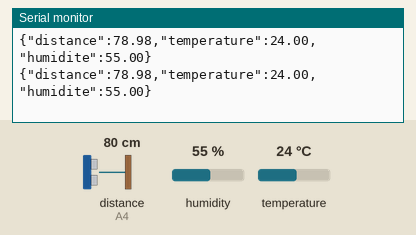
This sketch was run on a simulated Arduino Uno, built with avr-gcc and run on an emulated ATmega328P. On the bench: the last lines printed to the serial monitor. Wiring (inferred from the names in the program): ultrasonic range finder: trigger A3; echo A4. The test bench sets the inputs (shaded band); at power-on: distance to the obstacle (sensor on A4) 80 cm, humidity 55 %, temperature 24 °C. The echo pulse lasts 58.3 µs per cm.

Above: at 1.8 s.
1.9 s: distance to the obstacle (sensor on A4) set to 2 cm
At 3.3 s:
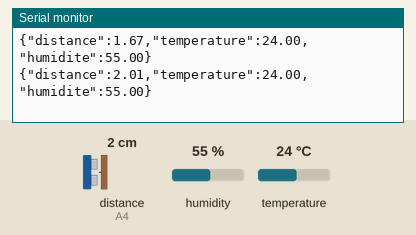
3.4 s: humidity set to 22 %
At 4.7 s:
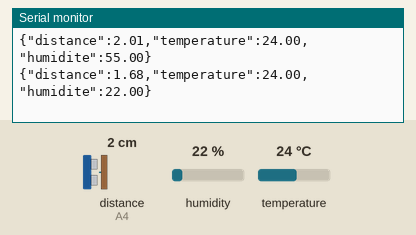
4.9 s: temperature set to 12 °C
At 5.5 s:
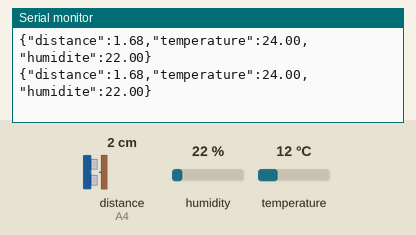
6.4 s: distance to the obstacle (sensor on A4) set to 4 cm
At 7.7 s:
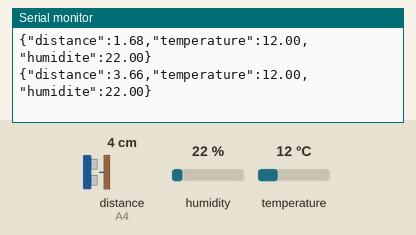
7.9 s: humidity set to 40 %
At 8.5 s:
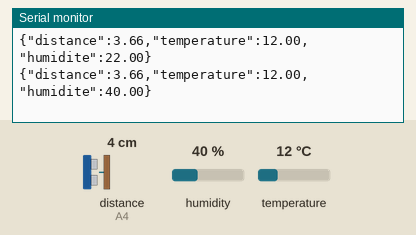
Timing chart, 0 to 10.4 s (numbered marks = the images above; inputs shaded):
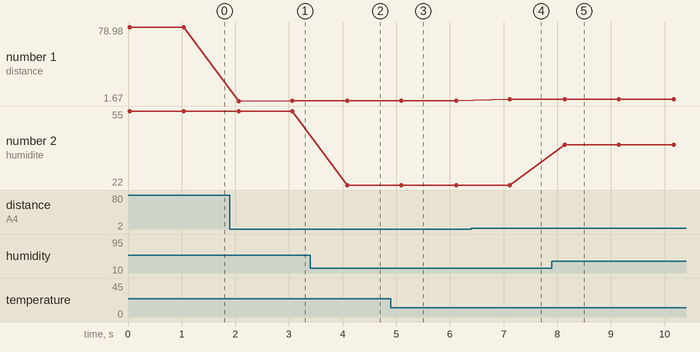

Measured:
- after the input at 1.9 s, the serial monitor: prints a new line after 0.16 s (image 1)
- after the input at 3.4 s, the serial monitor: prints a new line after 0.69 s (image 2)
- after the input at 6.4 s, the serial monitor: prints a new line after 0.72 s (image 4)
- after the input at 7.9 s, the serial monitor: prints a new line after 0.24 s (image 5)
- plotted number 1: 78.98 → 2.01 after the input at 1.9 s, 1.68 → 3.66 after the input at 6.4 s
- plotted number 2: 55 → 22 after the input at 3.4 s, 22 → 40 after the input at 7.9 s

The sketch:

sketch_jan21a.ino
```cpp
#include "DHT.h"

// ===== DHT11 =====
#define DHTPIN A0
#define DHTTYPE DHT11
DHT dht(DHTPIN, DHTTYPE);

// ===== HC-SR04 =====
#define TRIG_PIN A3
#define ECHO_PIN A4
#define VCC_PIN  A2
#define GND_PIN  A5

long duree;
float distance;

void setup() {
  Serial.begin(9600);

  pinMode(TRIG_PIN, OUTPUT);
  pinMode(ECHO_PIN, INPUT);
  pinMode(VCC_PIN, OUTPUT);
  pinMode(GND_PIN, OUTPUT);

  digitalWrite(VCC_PIN, HIGH);
  digitalWrite(GND_PIN, LOW);

  dht.begin();
}

void loop() {
  // ---- Distance ----
  digitalWrite(TRIG_PIN, LOW);
  delayMicroseconds(2);
  digitalWrite(TRIG_PIN, HIGH);
  delayMicroseconds(10);
  digitalWrite(TRIG_PIN, LOW);

  duree = pulseIn(ECHO_PIN, HIGH, 30000);
  distance = duree * 0.034 / 2;

  // ---- Temp / Hum ----
  float humidite = dht.readHumidity();
  float temperature = dht.readTemperature();

  // ---- JSON ----
  Serial.print("{\"distance\":");
  Serial.print(distance);
  Serial.print(",\"temperature\":");
  Serial.print(temperature);
  Serial.print(",\"humidite\":");
  Serial.print(humidite);
  Serial.println("}");

  delay(1000);
}
```
